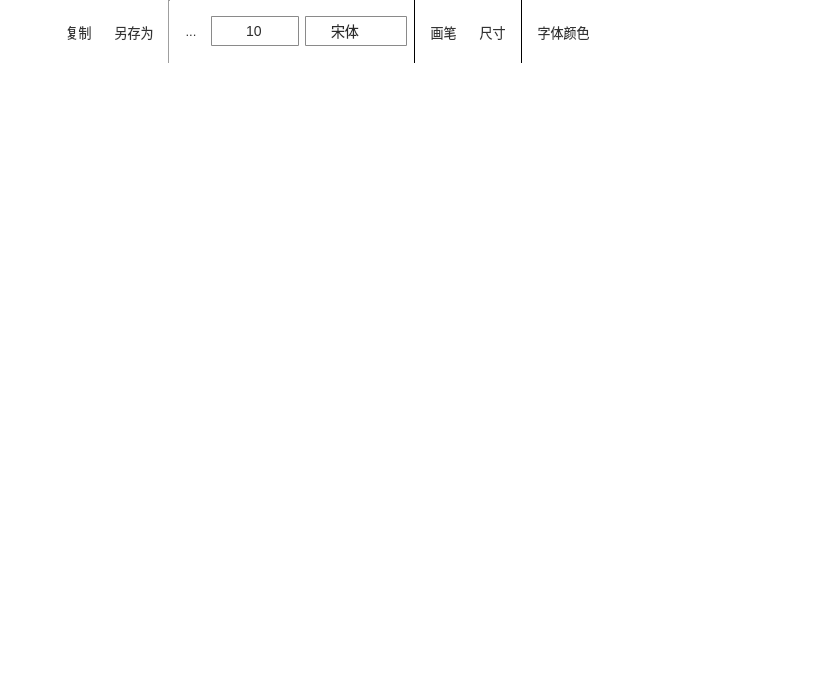
<?xml version="1.0" encoding="UTF-8"?>
<ui version="4.0">
 <class>Form</class>
 <widget class="QWidget" name="Form">
  <property name="geometry">
   <rect>
    <x>0</x>
    <y>0</y>
    <width>832</width>
    <height>679</height>
   </rect>
  </property>
  <property name="sizePolicy">
   <sizepolicy hsizetype="Expanding" vsizetype="Expanding">
    <horstretch>0</horstretch>
    <verstretch>0</verstretch>
   </sizepolicy>
  </property>
  <property name="windowTitle">
   <string>Form</string>
  </property>
  <property name="styleSheet">
   <string notr="true">QWidget#Form{
    border-radius:5px;
	background:#FFFFFF;
}

Line{
 color:#a8a8a8;
 margin:10px;
}

QToolButton,QPushButton{
font:13px;
color:#333333;
border-style:solid;
border-width:0px;
padding:3px;
}

QComboBox::drop-down{
 subcontrol-origin:padding;
 subcontrol-position:top right;
 width:20px;
 border-left-style:solid;
 border-top-radius:3px;
 border-bottom-right-radius:2px
}

QComboBox::down-arrow{
    width:10px;
    height:10px;
	image: url(:/res/drawable/images/ic_drop_down_icon.png);
}

QLineEdit{
 font:14px;
color:#2c2c2c;
border-color:#8a8a8a;
border-width:1px;
border-style:solid;
background:#FFFFFF;
padding:5px 15px 5px 15px;
border-radius:1px;

}

QComboBox{
font:14px;
color:#2c2c2c;
border-color:#8a8a8a;
border-width:1px;
border-style:solid;
background:#FFFFFF;
padding:5px 25px 5px 25px;
border-radius:1px;
}

QToolButton:hover,QToolButton:presse{
background:#067DB8;
color:#FFFFFF;
}
QToolButton:checked{
color:#FFF;
border-style:solid;
border-width:0px 4px 0px 0px;
border-color:#00B7DE;
padding:8px 4px 8px 8px;
background:qlineargradient(spread:pad,x1:0,y1:0,x2:0,y2:1,stop:0 #00326B,stop:1 #00346D);
}
</string>
  </property>
  <widget class="QWidget" name="FloatingDecorateBar" native="true">
   <property name="geometry">
    <rect>
     <x>0</x>
     <y>0</y>
     <width>831</width>
     <height>63</height>
    </rect>
   </property>
   <property name="sizePolicy">
    <sizepolicy hsizetype="Expanding" vsizetype="Preferred">
     <horstretch>0</horstretch>
     <verstretch>0</verstretch>
    </sizepolicy>
   </property>
   <property name="styleSheet">
    <string notr="true">QWidget#FloatingDecorateBar{
  background:#FFFFFF;
}</string>
   </property>
   <layout class="QHBoxLayout" name="horizontalLayout">
    <item>
     <spacer name="horizontalSpacer_2">
      <property name="orientation">
       <enum>Qt::Horizontal</enum>
      </property>
      <property name="sizeType">
       <enum>QSizePolicy::Fixed</enum>
      </property>
      <property name="sizeHint" stdset="0">
       <size>
        <width>10</width>
        <height>20</height>
       </size>
      </property>
     </spacer>
    </item>
    <item alignment="Qt::AlignVCenter">
     <widget class="QPushButton" name="appBackIcon">
      <property name="toolTip">
       <string>关闭界面</string>
      </property>
      <property name="whatsThis">
       <string>关闭</string>
      </property>
      <property name="text">
       <string/>
      </property>
      <property name="icon">
       <iconset resource="Res.qrc">
        <normaloff>:/res/drawable/images/ic_close_icon.png</normaloff>:/res/drawable/images/ic_close_icon.png</iconset>
      </property>
      <property name="iconSize">
       <size>
        <width>30</width>
        <height>30</height>
       </size>
      </property>
     </widget>
    </item>
    <item>
     <widget class="QToolButton" name="appCopyView">
      <property name="sizePolicy">
       <sizepolicy hsizetype="Minimum" vsizetype="Fixed">
        <horstretch>0</horstretch>
        <verstretch>0</verstretch>
       </sizepolicy>
      </property>
      <property name="text">
       <string>复制</string>
      </property>
      <property name="icon">
       <iconset resource="Res.qrc">
        <normaloff>:/res/drawable/images/ic_copy_imagevie.png</normaloff>:/res/drawable/images/ic_copy_imagevie.png</iconset>
      </property>
      <property name="iconSize">
       <size>
        <width>35</width>
        <height>35</height>
       </size>
      </property>
      <property name="toolButtonStyle">
       <enum>Qt::ToolButtonTextUnderIcon</enum>
      </property>
     </widget>
    </item>
    <item>
     <widget class="QToolButton" name="toolButton_6">
      <property name="sizePolicy">
       <sizepolicy hsizetype="Minimum" vsizetype="Fixed">
        <horstretch>0</horstretch>
        <verstretch>0</verstretch>
       </sizepolicy>
      </property>
      <property name="text">
       <string>另存为</string>
      </property>
      <property name="icon">
       <iconset resource="Res.qrc">
        <normaloff>:/res/drawable/images/ic_save_another.png</normaloff>:/res/drawable/images/ic_save_another.png</iconset>
      </property>
      <property name="iconSize">
       <size>
        <width>35</width>
        <height>35</height>
       </size>
      </property>
      <property name="toolButtonStyle">
       <enum>Qt::ToolButtonTextUnderIcon</enum>
      </property>
     </widget>
    </item>
    <item>
     <widget class="Line" name="line_3">
      <property name="orientation">
       <enum>Qt::Vertical</enum>
      </property>
     </widget>
    </item>
    <item>
     <widget class="QToolButton" name="toolButton_2">
      <property name="text">
       <string>...</string>
      </property>
      <property name="icon">
       <iconset resource="Res.qrc">
        <normaloff>:/res/drawable/images/ic_font_icon.png</normaloff>:/res/drawable/images/ic_font_icon.png</iconset>
      </property>
     </widget>
    </item>
    <item>
     <widget class="QLineEdit" name="lineEdit">
      <property name="sizePolicy">
       <sizepolicy hsizetype="Expanding" vsizetype="Fixed">
        <horstretch>0</horstretch>
        <verstretch>0</verstretch>
       </sizepolicy>
      </property>
      <property name="text">
       <string>10</string>
      </property>
      <property name="alignment">
       <set>Qt::AlignCenter</set>
      </property>
      <property name="placeholderText">
       <string>10</string>
      </property>
     </widget>
    </item>
    <item>
     <widget class="QComboBox" name="comboBox">
      <property name="sizeAdjustPolicy">
       <enum>QComboBox::AdjustToContents</enum>
      </property>
      <property name="iconSize">
       <size>
        <width>60</width>
        <height>20</height>
       </size>
      </property>
      <item>
       <property name="text">
        <string>宋体</string>
       </property>
      </item>
     </widget>
    </item>
    <item>
     <widget class="Line" name="line">
      <property name="sizePolicy">
       <sizepolicy hsizetype="Fixed" vsizetype="MinimumExpanding">
        <horstretch>1</horstretch>
        <verstretch>20</verstretch>
       </sizepolicy>
      </property>
      <property name="minimumSize">
       <size>
        <width>0</width>
        <height>30</height>
       </size>
      </property>
      <property name="frameShadow">
       <enum>QFrame::Plain</enum>
      </property>
      <property name="orientation">
       <enum>Qt::Vertical</enum>
      </property>
     </widget>
    </item>
    <item>
     <widget class="QToolButton" name="toolButton_3">
      <property name="text">
       <string>画笔</string>
      </property>
      <property name="icon">
       <iconset resource="Res.qrc">
        <normaloff>:/res/drawable/images/ic_type_select.png</normaloff>:/res/drawable/images/ic_type_select.png</iconset>
      </property>
      <property name="iconSize">
       <size>
        <width>35</width>
        <height>35</height>
       </size>
      </property>
      <property name="toolButtonStyle">
       <enum>Qt::ToolButtonTextUnderIcon</enum>
      </property>
     </widget>
    </item>
    <item>
     <widget class="QToolButton" name="toolButton_4">
      <property name="text">
       <string>尺寸</string>
      </property>
      <property name="icon">
       <iconset resource="Res.qrc">
        <normaloff>:/res/drawable/images/ic_chicun_icon.png</normaloff>:/res/drawable/images/ic_chicun_icon.png</iconset>
      </property>
      <property name="iconSize">
       <size>
        <width>30</width>
        <height>30</height>
       </size>
      </property>
      <property name="toolButtonStyle">
       <enum>Qt::ToolButtonTextUnderIcon</enum>
      </property>
     </widget>
    </item>
    <item>
     <widget class="Line" name="line_2">
      <property name="styleSheet">
       <string notr="true"/>
      </property>
      <property name="frameShadow">
       <enum>QFrame::Plain</enum>
      </property>
      <property name="orientation">
       <enum>Qt::Vertical</enum>
      </property>
     </widget>
    </item>
    <item>
     <widget class="QToolButton" name="toolButton_5">
      <property name="text">
       <string>字体颜色</string>
      </property>
      <property name="icon">
       <iconset resource="Res.qrc">
        <normaloff>:/res/drawable/images/ic_font_color.png</normaloff>:/res/drawable/images/ic_font_color.png</iconset>
      </property>
      <property name="iconSize">
       <size>
        <width>35</width>
        <height>35</height>
       </size>
      </property>
      <property name="toolButtonStyle">
       <enum>Qt::ToolButtonTextUnderIcon</enum>
      </property>
     </widget>
    </item>
    <item>
     <spacer name="horizontalSpacer">
      <property name="orientation">
       <enum>Qt::Horizontal</enum>
      </property>
      <property name="sizeHint" stdset="0">
       <size>
        <width>300</width>
        <height>20</height>
       </size>
      </property>
     </spacer>
    </item>
   </layout>
  </widget>
  <widget class="QWidget" name="horizontalLayoutWidget">
   <property name="geometry">
    <rect>
     <x>0</x>
     <y>60</y>
     <width>831</width>
     <height>621</height>
    </rect>
   </property>
   <layout class="QHBoxLayout" name="horizontalLayout_2"/>
  </widget>
 </widget>
 <resources>
  <include location="Res.qrc"/>
 </resources>
 <connections/>
</ui>
